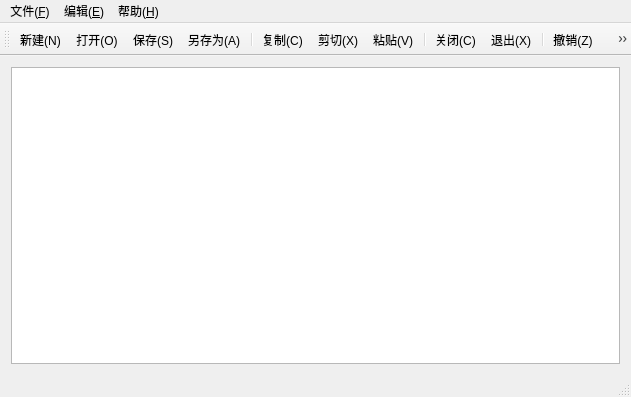
<?xml version="1.0" encoding="UTF-8"?>
<ui version="4.0">
 <class>MainWindow</class>
 <widget class="QMainWindow" name="MainWindow">
  <property name="geometry">
   <rect>
    <x>0</x>
    <y>0</y>
    <width>631</width>
    <height>397</height>
   </rect>
  </property>
  <property name="windowTitle">
   <string>MainWindow</string>
  </property>
  <widget class="QWidget" name="centralWidget">
   <layout class="QGridLayout" name="gridLayout">
    <item row="0" column="0">
     <widget class="QTextEdit" name="textEdit"/>
    </item>
   </layout>
  </widget>
  <widget class="QMenuBar" name="menuBar">
   <property name="geometry">
    <rect>
     <x>0</x>
     <y>0</y>
     <width>631</width>
     <height>22</height>
    </rect>
   </property>
   <widget class="QMenu" name="menu_F">
    <property name="title">
     <string>文件(&amp;F)</string>
    </property>
    <addaction name="separator"/>
    <addaction name="separator"/>
    <addaction name="separator"/>
   </widget>
   <widget class="QMenu" name="menu_E">
    <property name="title">
     <string>编辑(&amp;E)</string>
    </property>
    <addaction name="separator"/>
    <addaction name="separator"/>
   </widget>
   <widget class="QMenu" name="menu_H">
    <property name="title">
     <string>帮助(&amp;H)</string>
    </property>
   </widget>
   <addaction name="menu_F"/>
   <addaction name="menu_E"/>
   <addaction name="menu_H"/>
  </widget>
  <widget class="QToolBar" name="mainToolBar">
   <attribute name="toolBarArea">
    <enum>TopToolBarArea</enum>
   </attribute>
   <attribute name="toolBarBreak">
    <bool>false</bool>
   </attribute>
   <addaction name="action_New"/>
   <addaction name="action_Open"/>
   <addaction name="action_Save"/>
   <addaction name="action_SaveAs"/>
   <addaction name="separator"/>
   <addaction name="action_Copy"/>
   <addaction name="action_Cut"/>
   <addaction name="action_Paste"/>
   <addaction name="separator"/>
   <addaction name="action_Close"/>
   <addaction name="action_Exit"/>
   <addaction name="separator"/>
   <addaction name="action_Undo"/>
   <addaction name="action_Find"/>
   <addaction name="separator"/>
   <addaction name="action_Version"/>
  </widget>
  <widget class="QStatusBar" name="statusBar"/>
  <action name="action_New">
   <property name="icon">
    <iconset resource="myimages.qrc">
     <normaloff>:/myimages/myimages/NewFile.png</normaloff>:/myimages/myimages/NewFile.png</iconset>
   </property>
   <property name="text">
    <string>新建(N)</string>
   </property>
   <property name="shortcut">
    <string>Ctrl+N</string>
   </property>
  </action>
  <action name="action_Open">
   <property name="icon">
    <iconset resource="myimages.qrc">
     <normaloff>:/myimages/myimages/AnFile.png</normaloff>:/myimages/myimages/AnFile.png</iconset>
   </property>
   <property name="text">
    <string>打开(&amp;O)</string>
   </property>
   <property name="shortcut">
    <string>Ctrl+O</string>
   </property>
  </action>
  <action name="action_Close">
   <property name="icon">
    <iconset resource="myimages.qrc">
     <normaloff>:/myimages/myimages/CloseFile.png</normaloff>:/myimages/myimages/CloseFile.png</iconset>
   </property>
   <property name="text">
    <string>关闭(&amp;C)</string>
   </property>
   <property name="shortcut">
    <string>Ctrl+C</string>
   </property>
  </action>
  <action name="action_Save">
   <property name="icon">
    <iconset resource="myimages.qrc">
     <normaloff>:/myimages/myimages/SaveFile.png</normaloff>:/myimages/myimages/SaveFile.png</iconset>
   </property>
   <property name="text">
    <string>保存(&amp;S)</string>
   </property>
   <property name="shortcut">
    <string>Ctrl+S</string>
   </property>
  </action>
  <action name="action_SaveAs">
   <property name="icon">
    <iconset resource="myimages.qrc">
     <normaloff>:/myimages/myimages/AnFile.png</normaloff>:/myimages/myimages/AnFile.png</iconset>
   </property>
   <property name="text">
    <string>另存为(&amp;A)</string>
   </property>
  </action>
  <action name="action_Exit">
   <property name="icon">
    <iconset resource="myimages.qrc">
     <normaloff>:/myimages/myimages/ExitFile.png</normaloff>:/myimages/myimages/ExitFile.png</iconset>
   </property>
   <property name="text">
    <string>退出(&amp;X)</string>
   </property>
   <property name="shortcut">
    <string>Ctrl+Q</string>
   </property>
  </action>
  <action name="action_Undo">
   <property name="icon">
    <iconset resource="myimages.qrc">
     <normaloff>:/myimages/myimages/Cancel.png</normaloff>:/myimages/myimages/Cancel.png</iconset>
   </property>
   <property name="text">
    <string>撤销(&amp;Z)</string>
   </property>
   <property name="shortcut">
    <string>Ctrl+Z</string>
   </property>
  </action>
  <action name="action_Copy">
   <property name="icon">
    <iconset resource="myimages.qrc">
     <normaloff>:/myimages/myimages/Copying.png</normaloff>:/myimages/myimages/Copying.png</iconset>
   </property>
   <property name="text">
    <string>复制(&amp;C)</string>
   </property>
   <property name="shortcut">
    <string>Ctrl+C</string>
   </property>
  </action>
  <action name="action_Cut">
   <property name="icon">
    <iconset resource="myimages.qrc">
     <normaloff>:/myimages/myimages/Cutting.png</normaloff>:/myimages/myimages/Cutting.png</iconset>
   </property>
   <property name="text">
    <string>剪切(&amp;X)</string>
   </property>
   <property name="shortcut">
    <string>Ctrl+X</string>
   </property>
  </action>
  <action name="action_Paste">
   <property name="icon">
    <iconset resource="myimages.qrc">
     <normaloff>:/myimages/myimages/Paste.png</normaloff>:/myimages/myimages/Paste.png</iconset>
   </property>
   <property name="text">
    <string>粘贴(&amp;V)</string>
   </property>
   <property name="shortcut">
    <string>Ctrl+V</string>
   </property>
  </action>
  <action name="action_Find">
   <property name="icon">
    <iconset resource="myimages.qrc">
     <normaloff>:/myimages/myimages/Finding.png</normaloff>:/myimages/myimages/Finding.png</iconset>
   </property>
   <property name="text">
    <string>查询(&amp;F)</string>
   </property>
   <property name="shortcut">
    <string>Ctrl+F</string>
   </property>
  </action>
  <action name="action_Version">
   <property name="icon">
    <iconset resource="myimages.qrc">
     <normaloff>:/myimages/myimages/Version.png</normaloff>:/myimages/myimages/Version.png</iconset>
   </property>
   <property name="text">
    <string>版本说明(&amp;V)</string>
   </property>
   <property name="shortcut">
    <string>Ctrl+H</string>
   </property>
  </action>
 </widget>
 <layoutdefault spacing="6" margin="11"/>
 <resources>
  <include location="myimages.qrc"/>
 </resources>
 <connections/>
</ui>
